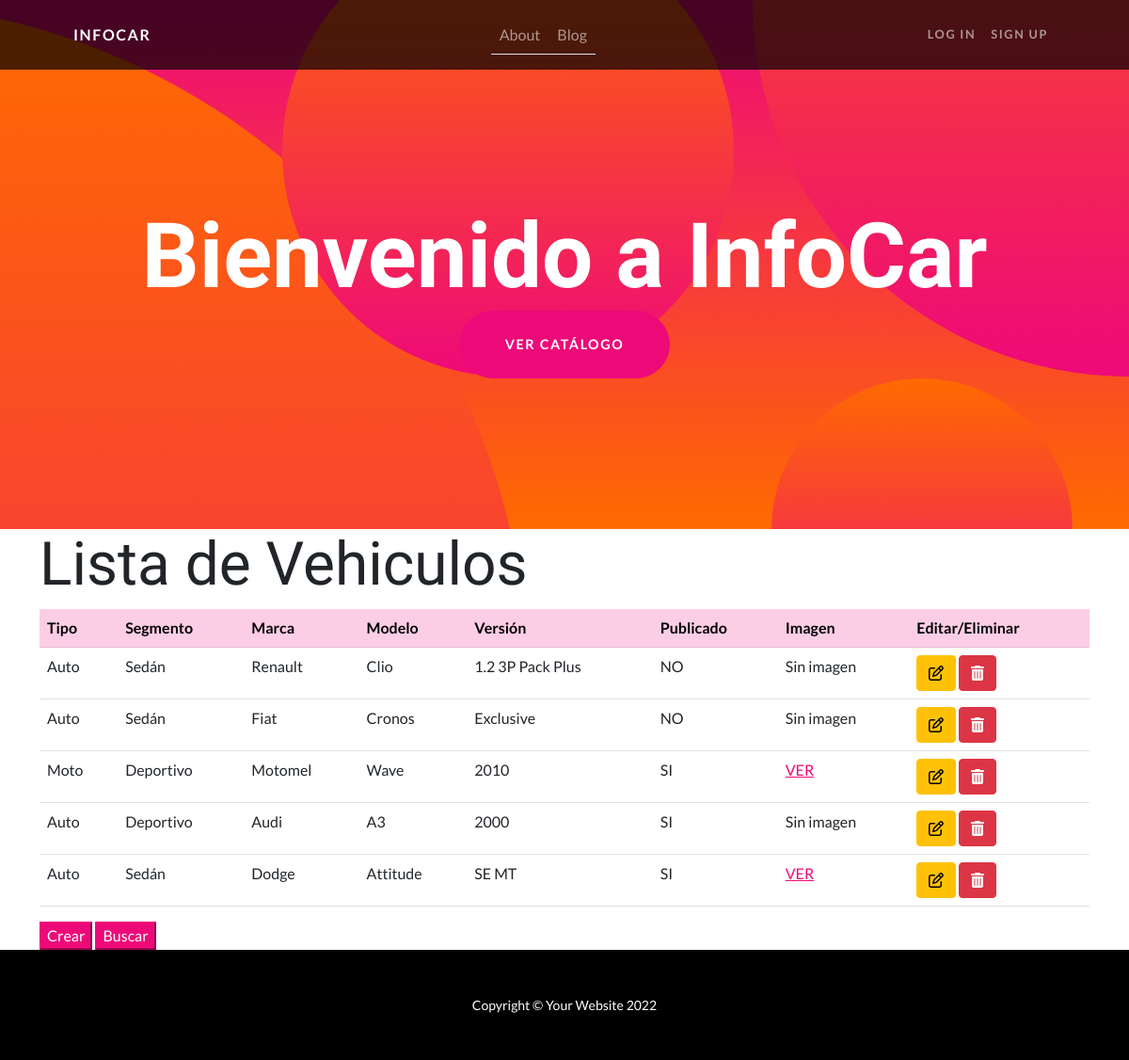
Screenshot of /app-coder/listaVehiculo/ with the database file from the repository.
### AppCoder/models.py (models this page shows, shortened)
class Vehiculo(models.Model):
    marca=models.CharField(max_length=150)
    modelo=models.CharField(max_length=150)
    version = models.CharField(max_length=150)
    idTipoVehiculo = models.ForeignKey(TipoVehiculo, on_delete=models.CASCADE)
    idSegmento=models.ForeignKey(Segmento,on_delete=models.CASCADE)
    publicar= models.BooleanField(default=False)
    imagenVO = models.ImageField(upload_to='VOImagenes', null=True, blank=True)

class TipoVehiculo(models.Model):
    name = models.CharField(max_length=150)
    def __str__(self):
        return f'{self.name}'

class Segmento(models.Model):
    name = models.CharField(max_length=50)
    def __str__(self):
        return f'{self.name}'

### AppCoder/views.py (the view)
# urls.py: path('listaVehiculo/',listaVehiculos , name="ListaVehiculo"),
def listaVehiculos(request):
    vehiculos = Vehiculo.objects.all()
    return render(request, "ListaVehiculo.html", {"vehiculos": vehiculos})

### AppCoder/templates/ListaVehiculo.html (shortened to what this page needs)
{% extends 'padre.html' %}
{% load static %}
{% block contenidoQueCambia %}
<div class="container-lg">
    <h1 class="display-3">Lista de Vehiculos</h1>
</div>
<div class="container">
    <table class="table">
        <tr class="table-primary">
            <th>Tipo</th>
            <th>Segmento</th>
            <th>Marca</th>
            <th>Modelo</th>
            <th>Versión</th>
            <th>Publicado</th>
            <th>Imagen</th>
            <th>Editar/Eliminar</th>
        </tr>
        {% for vehiculo in vehiculos %}
        <tr >
            <td >
                {{vehiculo.idTipoVehiculo}}
            </td>
            <td >
                {{vehiculo.idSegmento}}
            </td>
            <td >
                {{vehiculo.marca}}
            </td>
            <td >
                {{vehiculo.modelo}}
            </td>
            <td >
                {{vehiculo.version}}
            </td>
            <td >
                {% if vehiculo.publicar == 0 %}
                NO
                {% else %}
                SI
                {% endif %}
            </td>
            <td >
                {% if vehiculo.imagenVO != None %}
                <a class="btn-link"
                href="{% url 'VerImagenVO' vehiculo.id %}">VER</a>
                {% else %}
                Sin imagen
                {% endif %}
            </td>
            <td >
            <a class="btn btn-warning "
                href="{% url 'EditarVO' vehiculo.id %}"><i class="far fa-edit"></i></a>
            <a class="btn btn-danger"
            href="{% url 'EliminarVO' vehiculo.id %}"><i class="fa fa-trash-alt"></i></a>
        </td>
        </tr>
            {% endfor %}
    </table>
</div>
    <div class="container">
             <a href="{% url 'VehiculoCrear' %}"><input class="btn-primary" type="submit" value="Crear"/></a>
            <a href="{% url 'BuscarVehiculo' %}"><input class="btn-primary" type="submit" value="Buscar"></a>
    </div>
{% endblock contenidoQueCambia %}

### rows the page displays
Vehiculo: idTipoVehiculo "Auto", idSegmento "Sedán", marca "Renault", modelo "Clio", version "1.2 3P Pack Plus", publicar "NO", shows "Sin imagen"
Vehiculo: idTipoVehiculo "Auto", idSegmento "Sedán", marca "Fiat", modelo "Cronos", version "Exclusive", publicar "NO", shows "Sin imagen"
Vehiculo: idTipoVehiculo "Moto", idSegmento "Deportivo", marca "Motomel", modelo "Wave", version "2010", publicar "SI", shows "VER"
Vehiculo: idTipoVehiculo "Auto", idSegmento "Deportivo", marca "Audi", modelo "A3", version "2000", publicar "SI", shows "Sin imagen"
Vehiculo: idTipoVehiculo "Auto", idSegmento "Sedán", marca "Dodge", modelo "Attitude", version "SE MT", publicar "SI", shows "VER"
